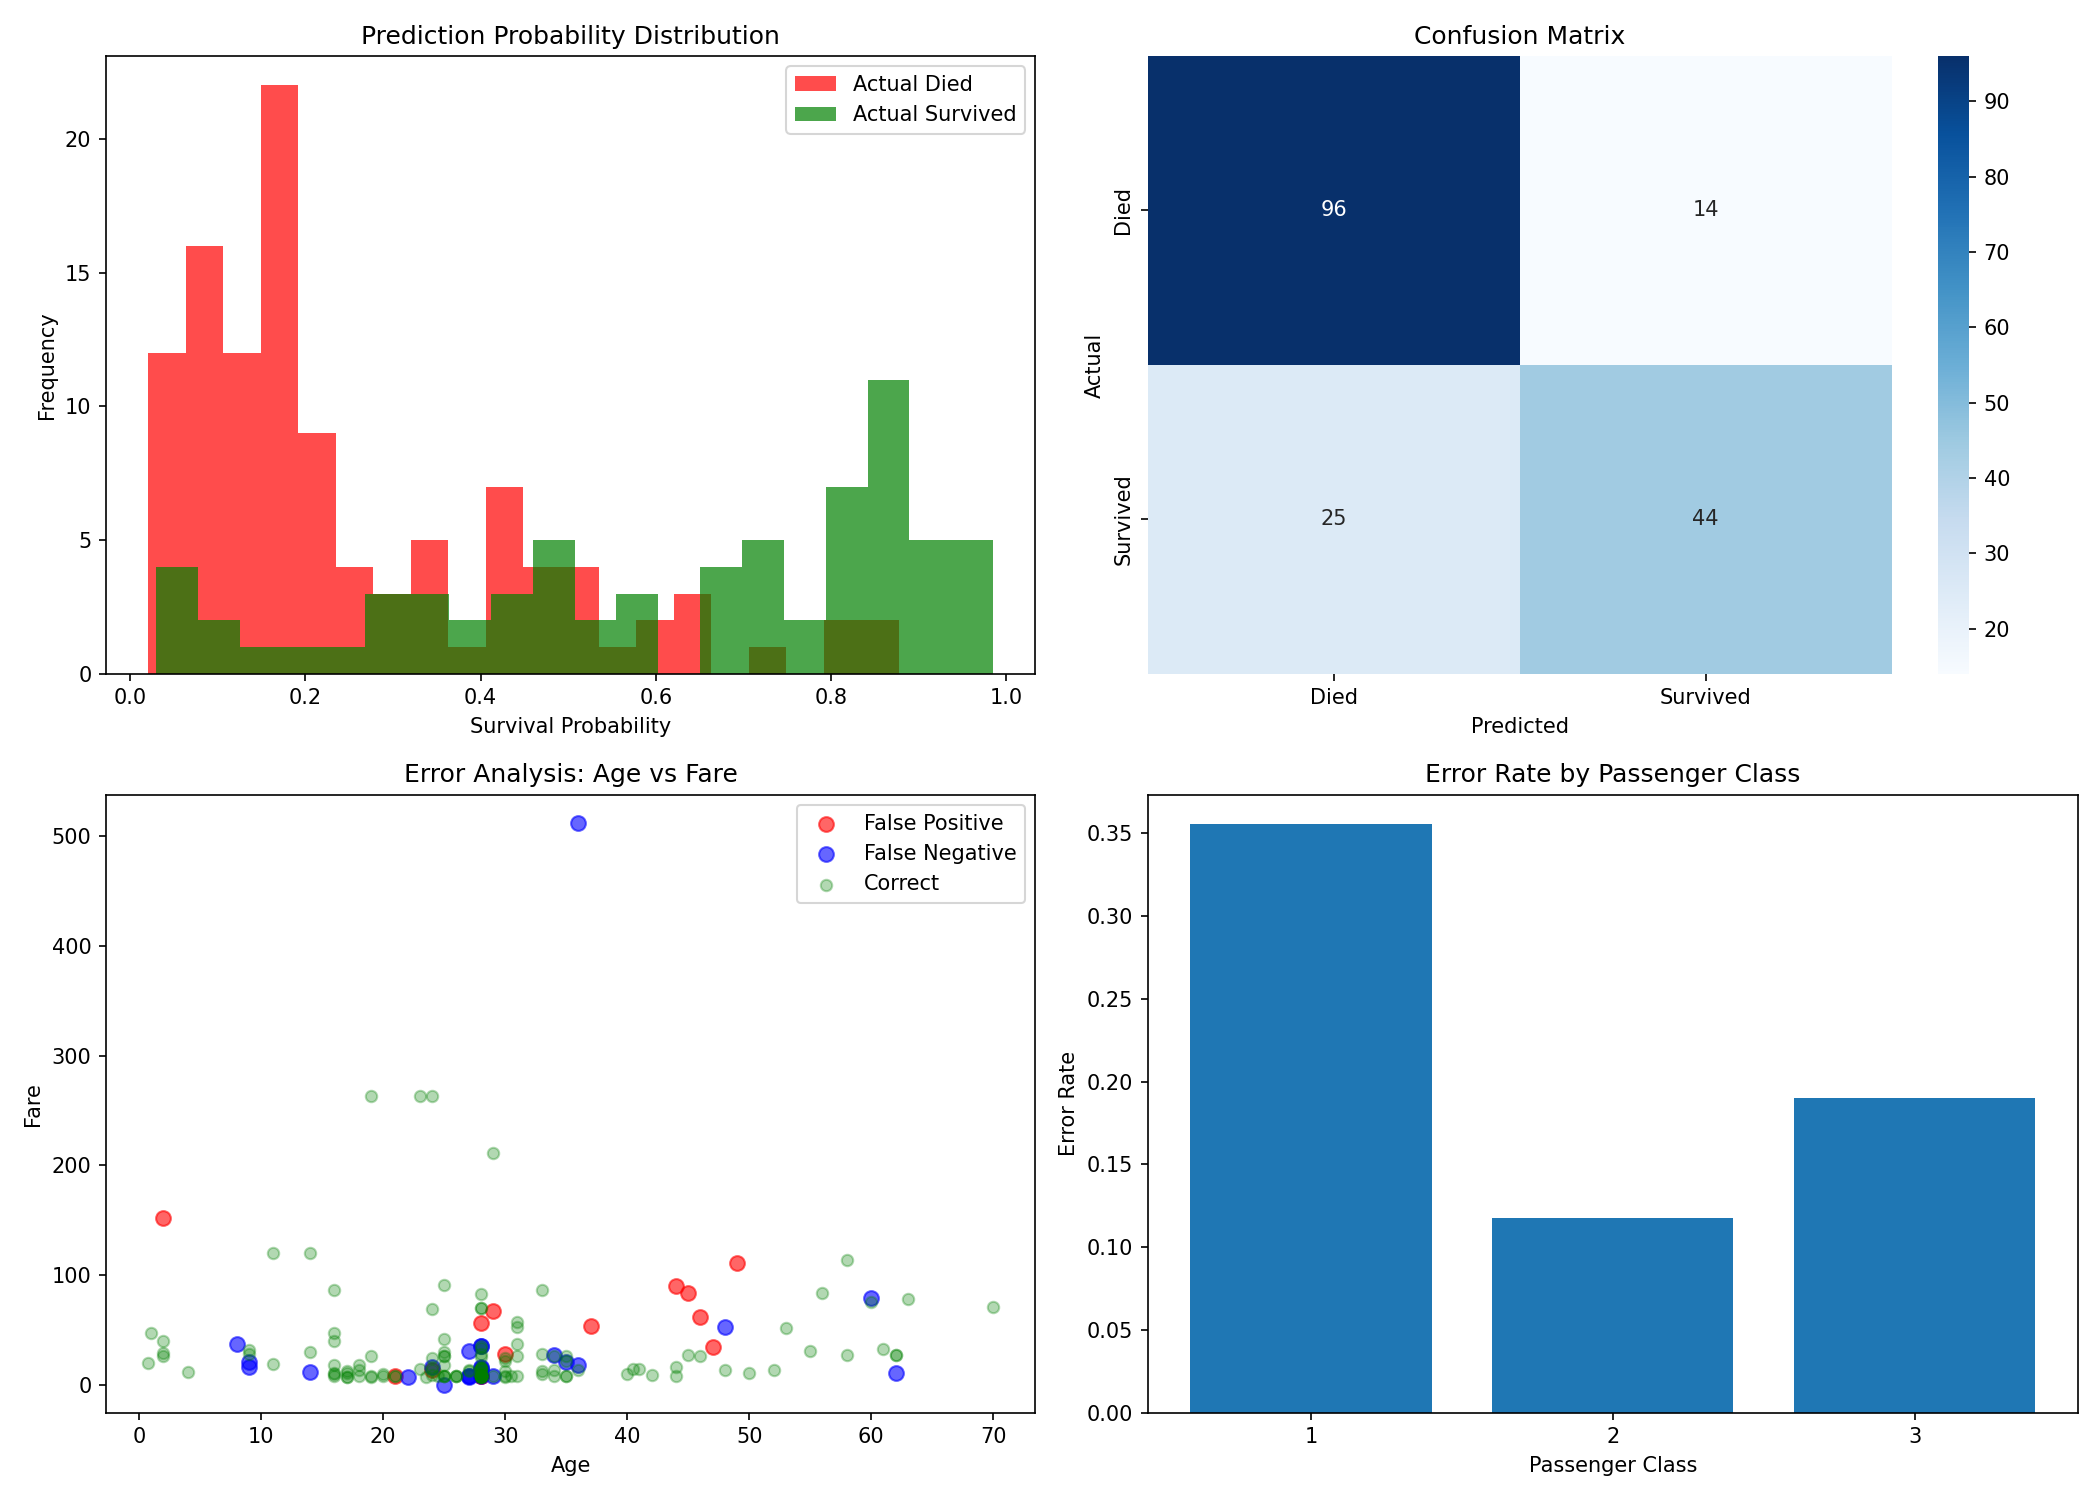

The Python source for this figure:
import numpy as np
import pandas as pd
import matplotlib.pyplot as plt
import seaborn as sns
import joblib
from sklearn.metrics import confusion_matrix,classification_report
from sklearn.model_selection import train_test_split
from sklearn.preprocessing import LabelEncoder

from learn5.titanic_models import y_pred_proba

print('=' * 60)
print('模型预测和结果分析')
print('=' * 60)

#加载最佳模型
best_model = joblib.load(r'E:\python project\ai-learning\learn5\optimized_titanic_model.pkl')
df = pd.read_csv(r'E:\python project\ai-learning\learn3\data\titanic_cleaned.csv')

#编码分类变量
categorical_cols = df.select_dtypes(include=['object']).columns.tolist()
for col in categorical_cols:
    le = LabelEncoder()
    df[col] = le.fit_transform(df[col])

X = df.drop('Survived', axis=1)
y = df['Survived']

X_train,X_test,y_train,y_test = train_test_split(X,y,test_size=0.2,random_state=42,stratify=y)

#预测
y_pred = best_model.predict(X_test)
y_pred_proba = best_model.predict_proba(X_test)[:,1]

#创建结果Dataframe
results_df = X_test.copy()
results_df['True_Survived'] = y_test.values
results_df['Predicted_Survived'] = y_pred
results_df['Survival_Probability'] = y_pred_proba
results_df['Correct'] = (y_test == y_pred).values

print(f"\n预测结果统计:")
print(f"总样本数: {len(results_df)}")
print(f"正确预测数: {results_df['Correct'].sum()}")
print(f"准确率: {results_df['Correct'].mean():.4f}")

#错误分析
# 找出错误预测的样本
false_positives = results_df[(results_df['True_Survived'] == 0) & (results_df['Predicted_Survived'] == 1)]
false_negatives = results_df[(results_df['True_Survived'] == 1) & (results_df['Predicted_Survived'] == 0)]
print(f"假阳性（预测存活实际死亡）: {len(false_positives)} 个")
print(f"假阴性（预测死亡实际存活）: {len(false_negatives)} 个")

#  可视化错误类型
fig, axes = plt.subplots(2, 2, figsize=(14, 10))

# 预测概率分布
axes[0, 0].hist(results_df[results_df['True_Survived']==0]['Survival_Probability'],
                 bins=20, alpha=0.7, label='Actual Died', color='red')
axes[0, 0].hist(results_df[results_df['True_Survived']==1]['Survival_Probability'],
                 bins=20, alpha=0.7, label='Actual Survived', color='green')
axes[0, 0].set_xlabel('Survival Probability')
axes[0, 0].set_ylabel('Frequency')
axes[0, 0].set_title('Prediction Probability Distribution')
axes[0, 0].legend()

# 5.2 混淆矩阵
cm = confusion_matrix(y_test, y_pred)
sns.heatmap(cm, annot=True, fmt='d', cmap='Blues',
            xticklabels=['Died', 'Survived'],
            yticklabels=['Died', 'Survived'], ax=axes[0, 1])
axes[0, 1].set_xlabel('Predicted')
axes[0, 1].set_ylabel('Actual')
axes[0, 1].set_title('Confusion Matrix')

# 5.3 错误样本的特征分布
if len(false_positives) > 0:
    axes[1, 0].scatter(false_positives['Age'], false_positives['Fare'],
                       c='red', label='False Positive', alpha=0.6, s=50)
if len(false_negatives) > 0:
    axes[1, 0].scatter(false_negatives['Age'], false_negatives['Fare'],
                       c='blue', label='False Negative', alpha=0.6, s=50)
axes[1, 0].scatter(results_df[results_df['Correct']]['Age'],
                   results_df[results_df['Correct']]['Fare'],
                   c='green', label='Correct', alpha=0.3, s=30)
axes[1, 0].set_xlabel('Age')
axes[1, 0].set_ylabel('Fare')
axes[1, 0].set_title('Error Analysis: Age vs Fare')
axes[1, 0].legend()

# 5.4 舱位错误率分析
pclass_error = results_df.groupby('Pclass')['Correct'].apply(lambda x: (1 - x.mean()))
axes[1, 1].bar(pclass_error.index, pclass_error.values)
axes[1, 1].set_xlabel('Passenger Class')
axes[1, 1].set_ylabel('Error Rate')
axes[1, 1].set_title('Error Rate by Passenger Class')
axes[1, 1].set_xticks([1, 2, 3])

plt.tight_layout()
plt.savefig(r'E:\python project\ai-learning\learn5\prediction_analysis.png', dpi=150)
plt.show()

# 6. 特征对预测的影响
print("\n5. 特征影响分析...")

# 分析不同特征的预测分布
fig, axes = plt.subplots(2, 2, figsize=(12, 10))

# 性别影响
gender_cols = [c for c in results_df.columns if 'Sex' in c]
if gender_cols:
    gender_data = results_df.groupby(gender_cols[0])['Survival_Probability'].mean()
    axes[0, 0].bar(['Male', 'Female'], gender_data.values)
    axes[0, 0].set_xlabel('Gender')
    axes[0, 0].set_ylabel('Avg Survival Probability')
    axes[0, 0].set_title('Impact of Gender on Predictions')

# 舱位影响
pclass_proba = results_df.groupby('Pclass')['Survival_Probability'].mean()
axes[0, 1].bar(pclass_proba.index, pclass_proba.values)
axes[0, 1].set_xlabel('Passenger Class')
axes[0, 1].set_ylabel('Avg Survival Probability')
axes[0, 1].set_title('Impact of Pclass on Predictions')

# 年龄影响
age_bins = pd.cut(results_df['Age'], bins=5)
age_proba = results_df.groupby(age_bins)['Survival_Probability'].mean()
axes[1, 0].plot(range(len(age_proba)), age_proba.values, marker='o')
axes[1, 0].set_xlabel('Age Group')
axes[1, 0].set_ylabel('Avg Survival Probability')
axes[1, 0].set_title('Impact of Age on Predictions')
axes[1, 0].set_xticks(range(len(age_proba)))
axes[1, 0].set_xticklabels([f'{int(i.left)}-{int(i.right)}' for i in age_proba.index], rotation=45)

# 家庭大小影响
family_proba = results_df.groupby('FamilySize')['Survival_Probability'].mean()
axes[1, 1].plot(family_proba.index, family_proba.values, marker='o')
axes[1, 1].set_xlabel('Family Size')
axes[1, 1].set_ylabel('Avg Survival Probability')
axes[1, 1].set_title('Impact of Family Size on Predictions')
axes[1, 1].grid(True, alpha=0.3)

plt.tight_layout()
plt.savefig(r'E:\python project\ai-learning\learn5\feature_impact.png', dpi=150)
plt.show()

# 7. 生成最终报告
print("\n" + "=" * 60)
print("最终分析报告")
print("=" * 60)

report = f"""
Titanic生存预测 - 模型分析报告

1. 模型性能:
   - 准确率: {results_df['Correct'].mean():.4f}
   - 正确预测: {results_df['Correct'].sum()}/{len(results_df)}
   - 假阳性: {len(false_positives)} (预测存活实际死亡)
   - 假阴性: {len(false_negatives)} (预测死亡实际存活)

2. 重要特征:
   - 性别是最重要的预测因素
   - 舱位等级影响显著
   - 家庭大小适中（2-4人）预测存活率更高

3. 模型局限性:
   - 对极端年龄的预测可能不准
   - 部分假阳性来自三等舱
   - 需要更多特征来提高准确率

4. 改进建议:
   - 添加更多特征（如家庭成员的具体关系）
   - 尝试集成学习方法
   - 收集更多训练数据
"""

print(report)

# 保存预测结果
results_df.to_csv(r'E:\python project\ai-learning\learn5\predictions_results.csv', index=False)
print("\n预测结果已保存: E:\python project\ai-learning\learn5\predictions_results.csv")

print("\n 模型预测和分析完成")
